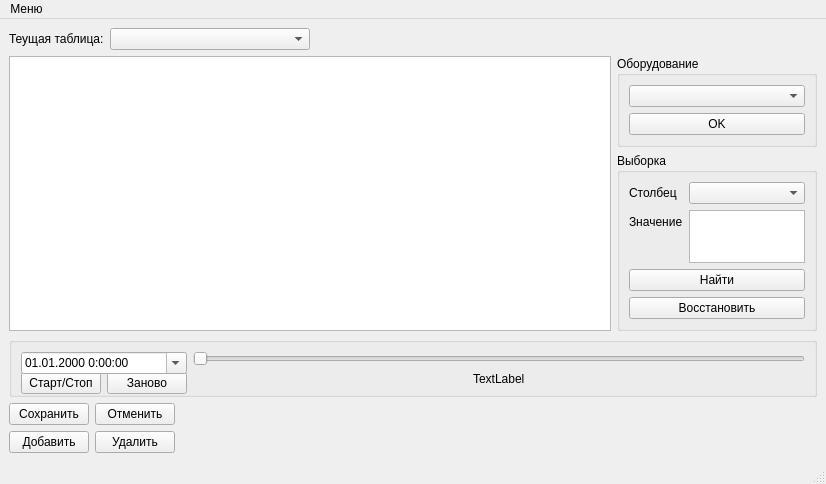
<?xml version="1.0" encoding="UTF-8"?>
<ui version="4.0">
 <class>MainWindow</class>
 <widget class="QMainWindow" name="MainWindow">
  <property name="geometry">
   <rect>
    <x>0</x>
    <y>0</y>
    <width>826</width>
    <height>484</height>
   </rect>
  </property>
  <property name="minimumSize">
   <size>
    <width>750</width>
    <height>300</height>
   </size>
  </property>
  <property name="windowTitle">
   <string>База данных</string>
  </property>
  <widget class="QWidget" name="centralwidget">
   <layout class="QGridLayout" name="gridLayout_4">
    <item row="2" column="0" rowspan="2">
     <widget class="QTableView" name="tvModel">
      <property name="minimumSize">
       <size>
        <width>0</width>
        <height>0</height>
       </size>
      </property>
      <property name="editTriggers">
       <set>QAbstractItemView::DoubleClicked</set>
      </property>
      <property name="sortingEnabled">
       <bool>true</bool>
      </property>
      <attribute name="horizontalHeaderStretchLastSection">
       <bool>false</bool>
      </attribute>
     </widget>
    </item>
    <item row="3" column="1">
     <widget class="QGroupBox" name="groupBox">
      <property name="maximumSize">
       <size>
        <width>200</width>
        <height>16777215</height>
       </size>
      </property>
      <property name="title">
       <string>Выборка</string>
      </property>
      <layout class="QGridLayout" name="gridLayout">
       <item row="0" column="0">
        <layout class="QFormLayout" name="formLayout">
         <item row="0" column="0">
          <widget class="QLabel" name="label_2">
           <property name="text">
            <string>Столбец</string>
           </property>
          </widget>
         </item>
         <item row="0" column="1">
          <widget class="ComboBoxForDB" name="cbSelectColumn"/>
         </item>
         <item row="1" column="0">
          <widget class="QLabel" name="label_3">
           <property name="text">
            <string>Значение</string>
           </property>
          </widget>
         </item>
         <item row="1" column="1">
          <widget class="QTextEdit" name="teDecript"/>
         </item>
         <item row="2" column="0" colspan="2">
          <widget class="QPushButton" name="Search">
           <property name="text">
            <string>Найти</string>
           </property>
          </widget>
         </item>
         <item row="3" column="0" colspan="2">
          <widget class="QPushButton" name="RevertTable">
           <property name="text">
            <string>Восстановить</string>
           </property>
          </widget>
         </item>
        </layout>
       </item>
      </layout>
     </widget>
    </item>
    <item row="1" column="0">
     <layout class="QHBoxLayout" name="horizontalLayout">
      <item>
       <widget class="QLabel" name="label">
        <property name="maximumSize">
         <size>
          <width>120</width>
          <height>22</height>
         </size>
        </property>
        <property name="text">
         <string>Теущая таблица:</string>
        </property>
       </widget>
      </item>
      <item>
       <widget class="QComboBox" name="cbChooseTable">
        <property name="minimumSize">
         <size>
          <width>200</width>
          <height>22</height>
         </size>
        </property>
        <property name="maximumSize">
         <size>
          <width>200</width>
          <height>22</height>
         </size>
        </property>
       </widget>
      </item>
      <item>
       <spacer name="horizontalSpacer">
        <property name="orientation">
         <enum>Qt::Horizontal</enum>
        </property>
        <property name="sizeHint" stdset="0">
         <size>
          <width>30</width>
          <height>20</height>
         </size>
        </property>
       </spacer>
      </item>
     </layout>
    </item>
    <item row="8" column="0">
     <layout class="QFormLayout" name="formLayout_2">
      <item row="0" column="0">
       <widget class="QPushButton" name="SaveButton">
        <property name="text">
         <string>Сохранить</string>
        </property>
       </widget>
      </item>
      <item row="0" column="1">
       <widget class="QPushButton" name="RevertButton">
        <property name="maximumSize">
         <size>
          <width>80</width>
          <height>22</height>
         </size>
        </property>
        <property name="text">
         <string>Отменить</string>
        </property>
       </widget>
      </item>
      <item row="1" column="0">
       <widget class="QPushButton" name="Add">
        <property name="text">
         <string>Добавить</string>
        </property>
       </widget>
      </item>
      <item row="1" column="1">
       <widget class="QPushButton" name="Delete">
        <property name="maximumSize">
         <size>
          <width>80</width>
          <height>22</height>
         </size>
        </property>
        <property name="text">
         <string>Удалить</string>
        </property>
       </widget>
      </item>
     </layout>
    </item>
    <item row="2" column="1">
     <widget class="QGroupBox" name="gbEquipShow">
      <property name="title">
       <string>Оборудование</string>
      </property>
      <layout class="QVBoxLayout" name="verticalLayout">
       <item>
        <widget class="ComboBoxForDB" name="cbEquipment"/>
       </item>
       <item>
        <widget class="QPushButton" name="LogEqSave">
         <property name="text">
          <string>OK</string>
         </property>
        </widget>
       </item>
      </layout>
     </widget>
    </item>
    <item row="7" column="0" colspan="2">
     <widget class="QGroupBox" name="gbTimeScroll">
      <property name="enabled">
       <bool>true</bool>
      </property>
      <property name="minimumSize">
       <size>
        <width>0</width>
        <height>60</height>
       </size>
      </property>
      <property name="title">
       <string/>
      </property>
      <layout class="QGridLayout" name="gridLayout_2">
       <item row="1" column="1">
        <widget class="QPushButton" name="Retry">
         <property name="minimumSize">
          <size>
           <width>80</width>
           <height>22</height>
          </size>
         </property>
         <property name="maximumSize">
          <size>
           <width>80</width>
           <height>22</height>
          </size>
         </property>
         <property name="text">
          <string>Заново</string>
         </property>
        </widget>
       </item>
       <item row="1" column="0">
        <widget class="QPushButton" name="StartStopScroll">
         <property name="minimumSize">
          <size>
           <width>80</width>
           <height>22</height>
          </size>
         </property>
         <property name="maximumSize">
          <size>
           <width>80</width>
           <height>22</height>
          </size>
         </property>
         <property name="text">
          <string>Старт/Стоп</string>
         </property>
        </widget>
       </item>
       <item row="1" column="3">
        <widget class="QLabel" name="timelabel">
         <property name="text">
          <string>TextLabel</string>
         </property>
        </widget>
       </item>
       <item row="1" column="2">
        <spacer name="horizontalSpacer_2">
         <property name="orientation">
          <enum>Qt::Horizontal</enum>
         </property>
         <property name="sizeHint" stdset="0">
          <size>
           <width>40</width>
           <height>20</height>
          </size>
         </property>
        </spacer>
       </item>
       <item row="1" column="4">
        <spacer name="horizontalSpacer_3">
         <property name="orientation">
          <enum>Qt::Horizontal</enum>
         </property>
         <property name="sizeHint" stdset="0">
          <size>
           <width>40</width>
           <height>20</height>
          </size>
         </property>
        </spacer>
       </item>
       <item row="0" column="2" colspan="3">
        <widget class="QSlider" name="LogSlider">
         <property name="enabled">
          <bool>true</bool>
         </property>
         <property name="orientation">
          <enum>Qt::Horizontal</enum>
         </property>
        </widget>
       </item>
       <item row="0" column="0" colspan="2">
        <widget class="QDateTimeEdit" name="dtScroll">
         <property name="minimumSize">
          <size>
           <width>0</width>
           <height>22</height>
          </size>
         </property>
         <property name="displayFormat">
          <string>dd.MM.yyyy H:mm:ss</string>
         </property>
         <property name="calendarPopup">
          <bool>true</bool>
         </property>
        </widget>
       </item>
      </layout>
     </widget>
    </item>
   </layout>
  </widget>
  <widget class="QMenuBar" name="menubar">
   <property name="geometry">
    <rect>
     <x>0</x>
     <y>0</y>
     <width>826</width>
     <height>21</height>
    </rect>
   </property>
   <widget class="QMenu" name="menu">
    <property name="title">
     <string>Меню</string>
    </property>
    <addaction name="RetryConnection"/>
    <addaction name="UnloadFrom"/>
    <addaction name="SaveTo"/>
   </widget>
   <addaction name="menu"/>
  </widget>
  <widget class="QStatusBar" name="statusbar"/>
  <action name="RetryConnection">
   <property name="text">
    <string>Повторное подключение</string>
   </property>
   <property name="menuRole">
    <enum>QAction::ApplicationSpecificRole</enum>
   </property>
  </action>
  <action name="UnloadFrom">
   <property name="text">
    <string>Выгрузить данные из...</string>
   </property>
  </action>
  <action name="SaveTo">
   <property name="text">
    <string>Сохранить отчет в...</string>
   </property>
  </action>
 </widget>
 <customwidgets>
  <customwidget>
   <class>ComboBoxForDB</class>
   <extends>QComboBox</extends>
   <header>comboboxfordb.h</header>
  </customwidget>
 </customwidgets>
 <resources/>
 <connections/>
</ui>
